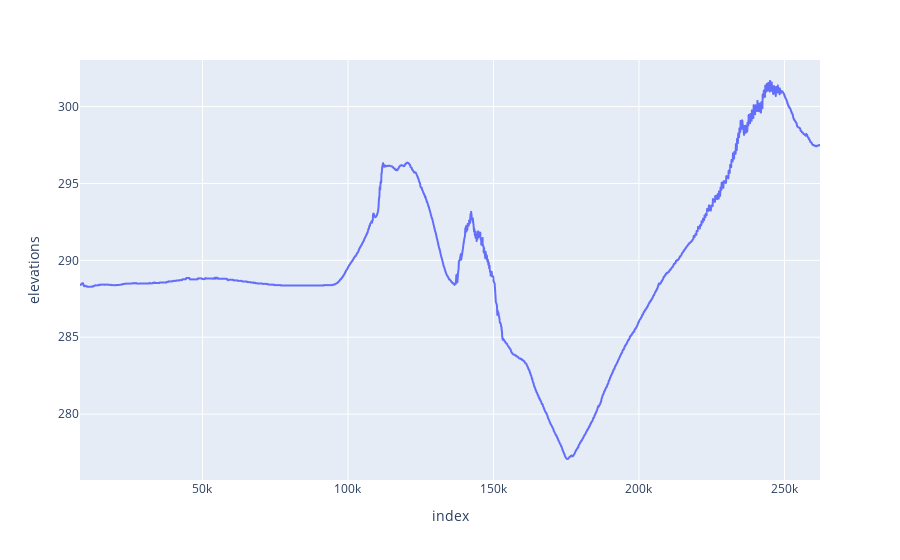

Notebook code cell kept with this figure:
### Code cell
gps_data['elevations'] = elevations
px.line(gps_data, y='elevations')

### Figure 1 — Plotly figure (JSON) as saved in the notebook; plotly's stock layout.template omitted (floating-point values rounded to 4 significant figures; data arrays with more than 128 entries replaced by an {"elided": "..."} marker saying what was removed)
{"data": [{"hovertemplate": "index=%{x}<br>elevations=%{y}<extra></extra>", "legendgroup": "", "line": {"color": "#636efa", "dash": "solid"}, "marker": {"symbol": "circle"}, "mode": "lines", "name": "", "showlegend": false, "type": "scattergl", "x": {"elided": "2544 int values"}, "xaxis": "x", "y": {"elided": "2544 float values"}, "yaxis": "y"}], "layout": {"legend": {"tracegroupgap": 0}, "margin": {"t": 60}, "xaxis": {"anchor": "y", "domain": [0, 1], "title": {"text": "index"}}, "yaxis": {"anchor": "x", "domain": [0, 1], "title": {"text": "elevations"}}}}
